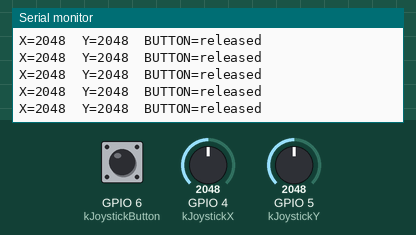
The sketch below on a simulated ESP32-S3. Shown: the last lines printed to the serial monitor. The inputs (shaded band) are chosen by the test bench; at power-on: GPIO 4 (kJoystickX) = 2048, GPIO 5 (kJoystickY) = 2048, GPIO 6 (kJoystickButton) HIGH (analog values on the 0–4095 scale).

Above: at 1.2 s.
1.3 s: GPIO 4 (kJoystickX) set to 1039
At 1.47 s:
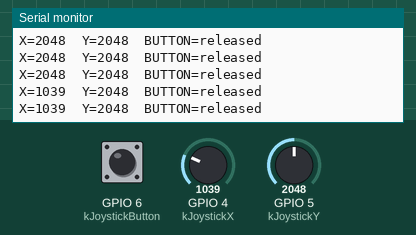
2.8 s: GPIO 4 (kJoystickX) set to 964
At 2.82 s:
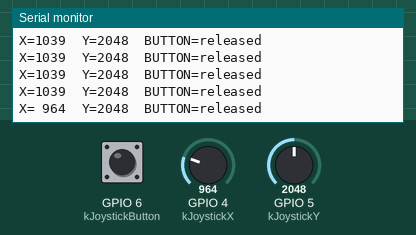
4.7 s: GPIO 5 (kJoystickY) set to 1059
At 4.79 s:
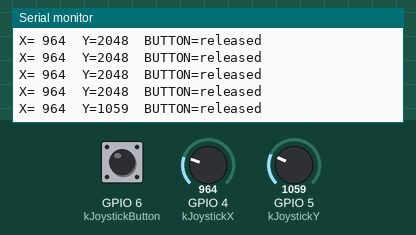
6.2 s: GPIO 5 (kJoystickY) set to 969
At 6.24 s:
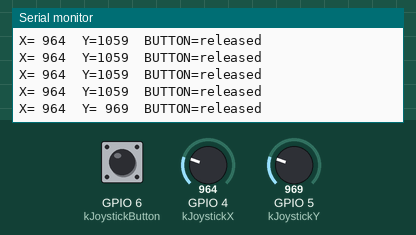

The sketch:

controller_joystick_test.ino
```cpp
#include <Arduino.h>

// Controller ESP32-S3 only: joystick VCC -> 3V3, GND -> GND.
constexpr uint8_t kJoystickX = 4;
constexpr uint8_t kJoystickY = 5;
constexpr uint8_t kJoystickButton = 6;
constexpr uint8_t kSamples = 16;

uint16_t readAxis(uint8_t pin) {
  uint32_t sum = 0;
  for (uint8_t i = 0; i < kSamples; ++i) {
    sum += analogRead(pin);
  }
  return static_cast<uint16_t>((sum + kSamples / 2) / kSamples);
}

void setup() {
  Serial.begin(115200);
  const uint32_t started = millis();
  while (!Serial && millis() - started < 3000) {
    delay(10);
  }

  pinMode(kJoystickX, INPUT);
  pinMode(kJoystickY, INPUT);
  pinMode(kJoystickButton, INPUT_PULLUP);
  analogReadResolution(12);
  analogSetPinAttenuation(kJoystickX, ADC_11db);
  analogSetPinAttenuation(kJoystickY, ADC_11db);

  Serial.println("Airboat controller joystick test");
  Serial.println("X=GPIO4 Y=GPIO5 button=GPIO6; raw ADC range 0..4095");
  Serial.println("Record center, left, right, forward, backward, and button press.");
}

void loop() {
  const uint16_t x = readAxis(kJoystickX);
  const uint16_t y = readAxis(kJoystickY);
  const bool pressed = digitalRead(kJoystickButton) == LOW;
  Serial.printf("X=%4u  Y=%4u  BUTTON=%s\n",
                static_cast<unsigned>(x), static_cast<unsigned>(y),
                pressed ? "PRESSED" : "released");
  delay(100);
}
```

Measured:
- the behaviour switches between 1000 and 999 on GPIO 4 (kJoystickX) (found by bisection; images 1 and 2)
- the behaviour switches between 1000 and 999 on GPIO 5 (kJoystickY) (found by bisection; images 3 and 4)
- after the input at 1.3 s, the serial monitor: prints a new line after 0.06 s (image 1)
- after the input at 2.8 s, the serial monitor: prints a new line at once (image 2)
- after the input at 4.7 s, the serial monitor: prints a new line after 0.09 s (image 3)
- after the input at 6.2 s, the serial monitor: prints a new line at once (image 4)
